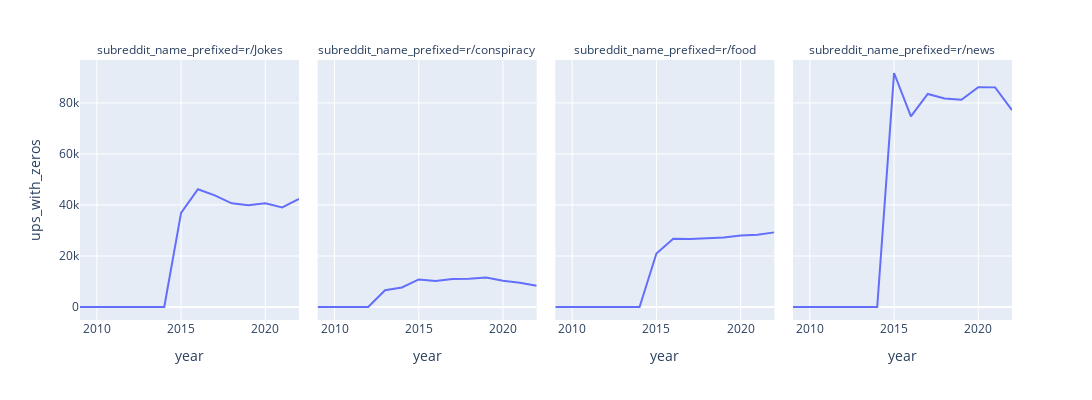

Here is the notebook cell this chart was saved with:
### Code cell
fig.show()

### Figure 1 — Plotly figure (JSON) as saved in the notebook; plotly's stock layout.template omitted (floating-point values rounded to 4 significant figures)
{"data": [{"hovertemplate": "subreddit_name_prefixed=r/Jokes<br>year=%{x}<br>ups_with_zeros=%{y}<extra></extra>", "legendgroup": "", "line": {"color": "#636efa", "dash": "solid"}, "marker": {"symbol": "circle"}, "mode": "lines", "name": "", "orientation": "v", "showlegend": false, "type": "scatter", "x": [2009, 2010, 2011, 2012, 2013, 2014, 2015, 2016, 2017, 2018, 2019, 2020, 2021, 2022], "xaxis": "x", "y": [0, 0, 0, 0, 0, 0, 36912, 46150.0, 43780.0, 40630.0, 39920.0, 40620.0, 39000.0, 42333], "yaxis": "y"}, {"hovertemplate": "subreddit_name_prefixed=r/conspiracy<br>year=%{x}<br>ups_with_zeros=%{y}<extra></extra>", "legendgroup": "", "line": {"color": "#636efa", "dash": "solid"}, "marker": {"symbol": "circle"}, "mode": "lines", "name": "", "orientation": "v", "showlegend": false, "type": "scatter", "x": [2009, 2010, 2011, 2012, 2013, 2014, 2015, 2016, 2017, 2018, 2019, 2020, 2021, 2022], "xaxis": "x2", "y": [0, 0, 0, 0, 6550, 7643.0, 10800.0, 10240.0, 10980.0, 11040.0, 11520.0, 10270.0, 9474.0, 8368], "yaxis": "y2"}, {"hovertemplate": "subreddit_name_prefixed=r/food<br>year=%{x}<br>ups_with_zeros=%{y}<extra></extra>", "legendgroup": "", "line": {"color": "#636efa", "dash": "solid"}, "marker": {"symbol": "circle"}, "mode": "lines", "name": "", "orientation": "v", "showlegend": false, "type": "scatter", "x": [2009, 2010, 2011, 2012, 2013, 2014, 2015, 2016, 2017, 2018, 2019, 2020, 2021, 2022], "xaxis": "x3", "y": [0, 0, 0, 0, 0, 0, 20958, 26740.0, 26680.0, 27090.0, 27220.0, 27980.0, 28350.0, 29240.0], "yaxis": "y3"}, {"hovertemplate": "subreddit_name_prefixed=r/news<br>year=%{x}<br>ups_with_zeros=%{y}<extra></extra>", "legendgroup": "", "line": {"color": "#636efa", "dash": "solid"}, "marker": {"symbol": "circle"}, "mode": "lines", "name": "", "orientation": "v", "showlegend": false, "type": "scatter", "x": [2009, 2010, 2011, 2012, 2013, 2014, 2015, 2016, 2017, 2018, 2019, 2020, 2021, 2022], "xaxis": "x4", "y": [0, 0, 0, 0, 0, 0, 91706, 74710.0, 83490.0, 81690.0, 81210.0, 86170.0, 86080.0, 77170.0], "yaxis": "y4"}], "layout": {"annotations": [{"font": {}, "showarrow": false, "text": "subreddit_name_prefixed=r/Jokes", "x": 0.1175, "xanchor": "center", "xref": "paper", "y": 1, "yanchor": "bottom", "yref": "paper"}, {"font": {}, "showarrow": false, "text": "subreddit_name_prefixed=r/conspiracy", "x": 0.3725, "xanchor": "center", "xref": "paper", "y": 1, "yanchor": "bottom", "yref": "paper"}, {"font": {}, "showarrow": false, "text": "subreddit_name_prefixed=r/food", "x": 0.6275, "xanchor": "center", "xref": "paper", "y": 1, "yanchor": "bottom", "yref": "paper"}, {"font": {}, "showarrow": false, "text": "subreddit_name_prefixed=r/news", "x": 0.8825, "xanchor": "center", "xref": "paper", "y": 1, "yanchor": "bottom", "yref": "paper"}], "height": 400, "legend": {"tracegroupgap": 0}, "margin": {"t": 60}, "width": 1100, "xaxis": {"anchor": "y", "domain": [0, 0.235], "title": {"text": "year"}}, "xaxis2": {"anchor": "y2", "domain": [0.255, 0.49], "matches": "x", "title": {"text": "year"}}, "xaxis3": {"anchor": "y3", "domain": [0.51, 0.745], "matches": "x", "title": {"text": "year"}}, "xaxis4": {"anchor": "y4", "domain": [0.765, 1.0], "matches": "x", "title": {"text": "year"}}, "yaxis": {"anchor": "x", "domain": [0, 1], "title": {"text": "ups_with_zeros"}}, "yaxis2": {"anchor": "x2", "domain": [0, 1], "matches": "y", "showticklabels": false}, "yaxis3": {"anchor": "x3", "domain": [0, 1], "matches": "y", "showticklabels": false}, "yaxis4": {"anchor": "x4", "domain": [0, 1], "matches": "y", "showticklabels": false}}}
